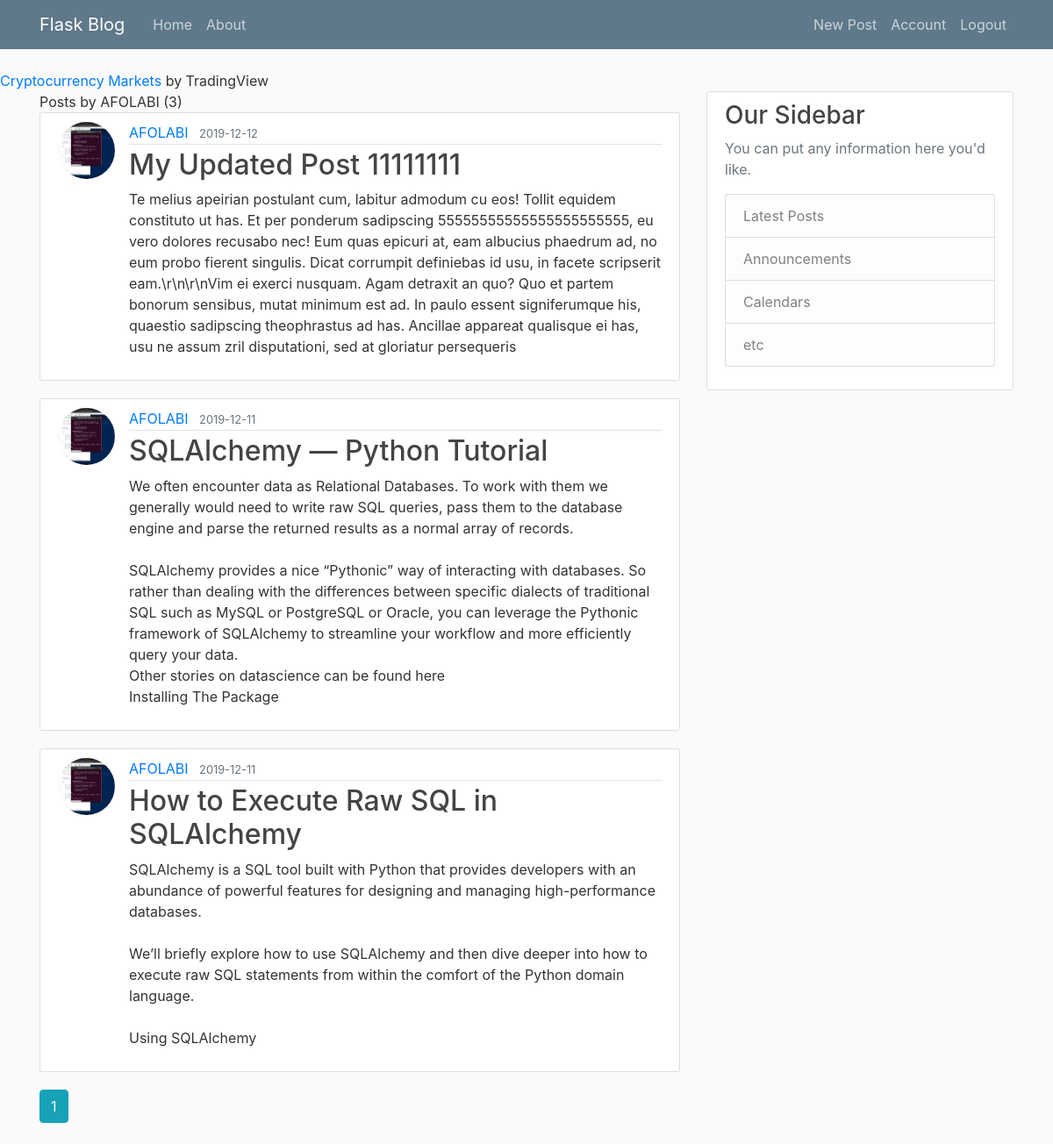
The app's page /user/AFOLABI (signed in) with its own data.
### flask_intro/models.py (models this page shows, shortened)
class User(db.Model, UserMixin):
    id = db.Column(db.Integer, primary_key=True)
    fname = db.Column(db.String(20), unique=False, nullable=False)
    lname = db.Column(db.String(20), unique=False, nullable=False)
    email = db.Column(db.String(120), unique=True, nullable=False)
    image_file = db.Column(db.String(20), nullable=False, default='default.png')
    password = db.Column(db.String(60), nullable=False)
    posts = db.relationship('Post', backref='author', lazy=True)

class Post(db.Model):
    id = db.Column(db.Integer, primary_key=True)
    title = db.Column(db.String(100), nullable=False)
    date_posted = db.Column(db.DateTime, nullable=False, default=datetime.utcnow)
    content = db.Column(db.Text, nullable=False)
    user_id = db.Column(db.Integer, db.ForeignKey('user.id'), nullable=False)

### flask_intro/users/route.py (the view)
@users.route('/user/<string:fname>')
def user_post(fname):
    page = request.args.get('page', 1, type=int)
    user = User.query.filter_by(fname=fname).first_or_404()
    posts = Post.query.filter_by(author=user)\
        .order_by(Post.date_posted.desc())\
        .paginate(page=page, per_page=5)
    return render_template('user_post.html', posts=posts, user=user)

### flask_intro/models.py (called while the page is built)
@login_manager.user_loader
def load_user(user_id):
    return User.query.get(int(user_id))

### flask_intro/templates/user_post.html
{% extends "layout.html" %}
{% block content %}
    <hi class="mb-3">Posts by {{user.fname}} ({{posts.total }})</hi>
    {% for post in posts.items %}
        <article class="media content-section">
          <img class="rounded-circle article-img" src="{{ url_for('static', filename='profile_pic/' + post.author.image_file) }}">
          <div class="media-body">
            <div class="article-metadata">
              <a class="mr-2" href="{{ url_for('users.user_post', fname=post.author.fname) }}">{{ post.author.fname }}</a>
              <small class="text-muted">{{ post.date_posted.strftime('%Y-%m-%d') }}</small>
            </div>
            <h2> <a class="article-title" href={{url_for('posts.post', post_id=post.id)}}>{{ post.title }}</a></h2>
            <p class="article-content">{{ post.content }}</p>
          </div>
        </article>
        {% endfor %}
        {% for page_num in posts.iter_pages(left_edge=1, right_edge=1, left_current=1, right_current=2) %}
        {% if page_num %}
          {% if posts.page == page_num %}
            <a class="btn btn-info mb-4" href="{{ url_for('main.home', page=page_num) }}">{{ page_num }}</a>
          {% else %}
            <a class="btn btn-outline-info mb-4" href="{{ url_for('main.home', page=page_num) }}">{{ page_num }}</a>
          {% endif %}
        {% else %}
          ...
        {% endif %}
      {% endfor %}
{% endblock content %}

### flask_intro/static/main.css (style rules this page uses)
body { background: #fafafa; color: #333333; margin-top: 5rem; }
h1, h2, h3, h4, h5, h6 { color: #444444; }
.content-section { background: #ffffff; padding: 10px 20px; border: 1px solid #dddddd; border-radius: 3px; margin-bottom: 20px; }
.article-title { color: #444444; }
.article-content { white-space: pre-line; }
.article-img { height: 65px; width: 65px; margin-right: 16px; }
.article-metadata { padding-bottom: 1px; margin-bottom: 4px; border-bottom: 1px solid #e3e3e3 }

### records on screen
User: fname "AFOLABI"
Post: image_file (picture), author.fname "AFOLABI", date_posted "2019-12-12", title "My Updated Post 11111111", content "Te melius apeirian postulant cum, labitur admodum cu eos! Tollit equidem constituto ut has. Et per ponderum sadipscing 55555555555555555555555, eu vero dolores recusabo nec! Eum quas epicuri at, eam albucius phaedrum ad, no eum probo fierent singulis. Dicat corrumpit definiebas id usu, in facete scripserit eam.\\r\\n\\r\\nVim ei exerci nusquam. Agam detraxit an quo? Quo et partem bonorum sensibus, mutat minimum est ad. In paulo essent signiferumque his, quaestio sadipscing theophrastus ad has. Ancillae appareat qualisque ei has, usu ne assum zril disputationi, sed at gloriatur persequeris"
Post: image_file (picture), author.fname "AFOLABI", date_posted "2019-12-11", title "SQLAlchemy — Python Tutorial", content "We often encounter data as Relational Databases. To work with them we generally would need to write raw SQL queries, pass them to the database engine and parse the returned results as a normal array of records. SQLAlchemy provides a nice “Pythonic” way of interacting with databases. So rather than dealing with the differences between specific dialects of traditional SQL such as MySQL or PostgreSQL or Oracle, you can leverage the Pythonic framework of SQLAlchemy to streamline your workflow and more efficiently query your data. Other stories on datascience can be found here Installing The Package"
Post: image_file (picture), author.fname "AFOLABI", date_posted "2019-12-11", title "How to Execute Raw SQL in SQLAlchemy", content "SQLAlchemy is a SQL tool built with Python that provides developers with an abundance of powerful features for designing and managing high-performance databases. We’ll briefly explore how to use SQLAlchemy and then dive deeper into how to execute raw SQL statements from within the comfort of the Python domain language. Using SQLAlchemy"

### other values on screen
{{ posts.total }} "3"
{{ page_num }} "1"
